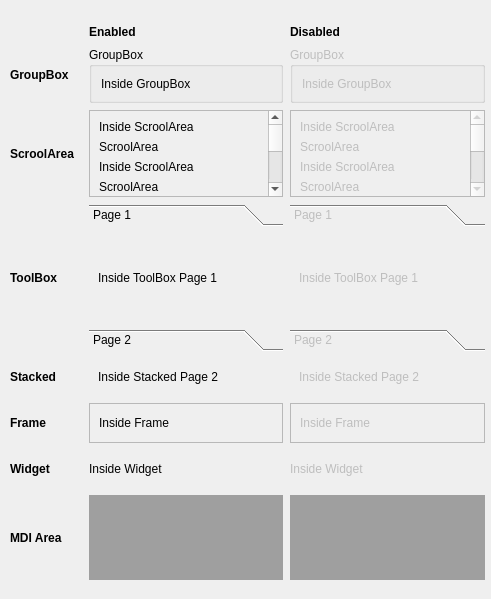
<?xml version="1.0" encoding="UTF-8"?>
<ui version="4.0">
 <class>Form</class>
 <widget class="QWidget" name="Form">
  <property name="geometry">
   <rect>
    <x>0</x>
    <y>0</y>
    <width>491</width>
    <height>599</height>
   </rect>
  </property>
  <property name="windowTitle">
   <string>Form</string>
  </property>
  <widget class="QStackedWidget" name="stackedWidget_2">
   <property name="geometry">
    <rect>
     <x>89</x>
     <y>358</y>
     <width>194</width>
     <height>38</height>
    </rect>
   </property>
   <property name="toolTip">
    <string>This is a tool tip</string>
   </property>
   <property name="statusTip">
    <string>This is a status tip</string>
   </property>
   <property name="whatsThis">
    <string>This is &quot;what is this&quot;</string>
   </property>
   <property name="currentIndex">
    <number>1</number>
   </property>
   <widget class="QWidget" name="page1_2">
    <layout class="QGridLayout" name="gridLayout_35">
     <item row="0" column="0">
      <widget class="QLabel" name="label_57">
       <property name="text">
        <string>Inside Stacked Page 1</string>
       </property>
      </widget>
     </item>
    </layout>
   </widget>
   <widget class="QWidget" name="page2_2">
    <layout class="QGridLayout" name="gridLayout_36">
     <item row="0" column="0">
      <widget class="QLabel" name="label_58">
       <property name="toolTip">
        <string>This is a tool tip</string>
       </property>
       <property name="statusTip">
        <string>This is a status tip</string>
       </property>
       <property name="whatsThis">
        <string>This is &quot;what is this&quot;</string>
       </property>
       <property name="text">
        <string>Inside Stacked Page 2</string>
       </property>
      </widget>
     </item>
    </layout>
   </widget>
  </widget>
  <widget class="QFrame" name="frameDis_2">
   <property name="enabled">
    <bool>false</bool>
   </property>
   <property name="geometry">
    <rect>
     <x>290</x>
     <y>403</y>
     <width>195</width>
     <height>40</height>
    </rect>
   </property>
   <property name="toolTip">
    <string>This is a tool tip</string>
   </property>
   <property name="statusTip">
    <string>This is a status tip</string>
   </property>
   <property name="whatsThis">
    <string>This is &quot;what is this&quot;</string>
   </property>
   <property name="frameShape">
    <enum>QFrame::StyledPanel</enum>
   </property>
   <property name="frameShadow">
    <enum>QFrame::Raised</enum>
   </property>
   <layout class="QGridLayout" name="gridLayout_40">
    <item row="0" column="0">
     <widget class="QLabel" name="label_8">
      <property name="toolTip">
       <string>This is a tool tip</string>
      </property>
      <property name="statusTip">
       <string>This is a status tip</string>
      </property>
      <property name="whatsThis">
       <string>This is &quot;what is this&quot;</string>
      </property>
      <property name="text">
       <string>Inside Frame</string>
      </property>
     </widget>
    </item>
   </layout>
  </widget>
  <widget class="QToolBox" name="toolBox_2">
   <property name="geometry">
    <rect>
     <x>89</x>
     <y>204</y>
     <width>194</width>
     <height>147</height>
    </rect>
   </property>
   <property name="toolTip">
    <string>This is a tool tip</string>
   </property>
   <property name="statusTip">
    <string>This is a status tip</string>
   </property>
   <property name="whatsThis">
    <string>This is &quot;what is this&quot;</string>
   </property>
   <property name="currentIndex">
    <number>0</number>
   </property>
   <widget class="QWidget" name="page_3">
    <property name="geometry">
     <rect>
      <x>0</x>
      <y>0</y>
      <width>194</width>
      <height>85</height>
     </rect>
    </property>
    <attribute name="label">
     <string>Page 1</string>
    </attribute>
    <layout class="QGridLayout" name="gridLayout_41">
     <item row="2" column="0">
      <widget class="QLabel" name="label_60">
       <property name="text">
        <string>Inside ToolBox Page 1</string>
       </property>
      </widget>
     </item>
    </layout>
   </widget>
   <widget class="QWidget" name="page_8">
    <property name="geometry">
     <rect>
      <x>0</x>
      <y>0</y>
      <width>148</width>
      <height>38</height>
     </rect>
    </property>
    <attribute name="label">
     <string>Page 2</string>
    </attribute>
    <layout class="QGridLayout" name="gridLayout_42">
     <item row="0" column="0">
      <widget class="QLabel" name="label_61">
       <property name="toolTip">
        <string>This is a tool tip</string>
       </property>
       <property name="statusTip">
        <string>This is a status tip</string>
       </property>
       <property name="whatsThis">
        <string>This is &quot;what is this&quot;</string>
       </property>
       <property name="text">
        <string>Inside ToolBox Page 2</string>
       </property>
      </widget>
     </item>
    </layout>
   </widget>
  </widget>
  <widget class="QLabel" name="label_132">
   <property name="geometry">
    <rect>
     <x>10</x>
     <y>450</y>
     <width>72</width>
     <height>38</height>
    </rect>
   </property>
   <property name="font">
    <font>
     <weight>75</weight>
     <bold>true</bold>
    </font>
   </property>
   <property name="text">
    <string>Widget</string>
   </property>
  </widget>
  <widget class="QLabel" name="label_124">
   <property name="geometry">
    <rect>
     <x>89</x>
     <y>24</y>
     <width>194</width>
     <height>16</height>
    </rect>
   </property>
   <property name="font">
    <font>
     <weight>75</weight>
     <bold>true</bold>
    </font>
   </property>
   <property name="text">
    <string>Enabled</string>
   </property>
  </widget>
  <widget class="QMdiArea" name="mdiAreaDis_2">
   <property name="enabled">
    <bool>false</bool>
   </property>
   <property name="geometry">
    <rect>
     <x>290</x>
     <y>495</y>
     <width>195</width>
     <height>85</height>
    </rect>
   </property>
   <widget class="QWidget" name="subwindow1Dis_2">
    <property name="windowTitle">
     <string>Subwindow</string>
    </property>
    <layout class="QVBoxLayout" name="verticalLayout_9">
     <item>
      <widget class="QLabel" name="label_111">
       <property name="text">
        <string>Inside MDI Area 1</string>
       </property>
      </widget>
     </item>
    </layout>
   </widget>
   <widget class="QWidget" name="subwindow2Dis_2">
    <property name="windowTitle">
     <string>Subwindow</string>
    </property>
    <layout class="QVBoxLayout" name="verticalLayout_10">
     <item>
      <widget class="QLabel" name="label_112">
       <property name="text">
        <string>Inside MDI Area 2 </string>
       </property>
      </widget>
     </item>
    </layout>
   </widget>
  </widget>
  <widget class="QGroupBox" name="groupBox_2">
   <property name="geometry">
    <rect>
     <x>89</x>
     <y>47</y>
     <width>194</width>
     <height>56</height>
    </rect>
   </property>
   <property name="toolTip">
    <string>This is a tool tip</string>
   </property>
   <property name="statusTip">
    <string>This is a status tip</string>
   </property>
   <property name="whatsThis">
    <string>This is &quot;what is this&quot;</string>
   </property>
   <property name="title">
    <string>GroupBox</string>
   </property>
   <layout class="QGridLayout" name="gridLayout_7">
    <item row="0" column="0">
     <widget class="QLabel" name="label_10">
      <property name="toolTip">
       <string>This is a tool tip</string>
      </property>
      <property name="statusTip">
       <string>This is a status tip</string>
      </property>
      <property name="whatsThis">
       <string>This is &quot;what is this&quot;</string>
      </property>
      <property name="text">
       <string>Inside GroupBox</string>
      </property>
     </widget>
    </item>
   </layout>
  </widget>
  <widget class="QLabel" name="label_127">
   <property name="geometry">
    <rect>
     <x>10</x>
     <y>47</y>
     <width>72</width>
     <height>56</height>
    </rect>
   </property>
   <property name="font">
    <font>
     <weight>75</weight>
     <bold>true</bold>
    </font>
   </property>
   <property name="text">
    <string>GroupBox</string>
   </property>
  </widget>
  <widget class="QScrollArea" name="scrollArea_2">
   <property name="geometry">
    <rect>
     <x>89</x>
     <y>110</y>
     <width>194</width>
     <height>87</height>
    </rect>
   </property>
   <property name="toolTip">
    <string>This is a tool tip</string>
   </property>
   <property name="statusTip">
    <string>This is a status tip</string>
   </property>
   <property name="whatsThis">
    <string>This is &quot;what is this&quot;</string>
   </property>
   <property name="widgetResizable">
    <bool>true</bool>
   </property>
   <widget class="QWidget" name="scrollAreaWidgetContents_2">
    <property name="geometry">
     <rect>
      <x>0</x>
      <y>0</y>
      <width>171</width>
      <height>222</height>
     </rect>
    </property>
    <layout class="QVBoxLayout" name="verticalLayout_14">
     <item>
      <widget class="QLabel" name="label_70">
       <property name="toolTip">
        <string>This is a tool tip</string>
       </property>
       <property name="statusTip">
        <string>This is a status tip</string>
       </property>
       <property name="whatsThis">
        <string>This is &quot;what is this&quot;</string>
       </property>
       <property name="text">
        <string>Inside ScroolArea</string>
       </property>
      </widget>
     </item>
     <item>
      <widget class="QLabel" name="label_71">
       <property name="toolTip">
        <string>This is a tool tip</string>
       </property>
       <property name="statusTip">
        <string>This is a status tip</string>
       </property>
       <property name="whatsThis">
        <string>This is &quot;what is this&quot;</string>
       </property>
       <property name="text">
        <string>ScroolArea </string>
       </property>
      </widget>
     </item>
     <item>
      <widget class="QLabel" name="label_75">
       <property name="toolTip">
        <string>This is a tool tip</string>
       </property>
       <property name="statusTip">
        <string>This is a status tip</string>
       </property>
       <property name="whatsThis">
        <string>This is &quot;what is this&quot;</string>
       </property>
       <property name="text">
        <string>Inside ScroolArea </string>
       </property>
      </widget>
     </item>
     <item>
      <widget class="QLabel" name="label_76">
       <property name="toolTip">
        <string>This is a tool tip</string>
       </property>
       <property name="statusTip">
        <string>This is a status tip</string>
       </property>
       <property name="whatsThis">
        <string>This is &quot;what is this&quot;</string>
       </property>
       <property name="text">
        <string>ScroolArea</string>
       </property>
      </widget>
     </item>
     <item>
      <widget class="QLabel" name="label_77">
       <property name="toolTip">
        <string>This is a tool tip</string>
       </property>
       <property name="statusTip">
        <string>This is a status tip</string>
       </property>
       <property name="whatsThis">
        <string>This is &quot;what is this&quot;</string>
       </property>
       <property name="text">
        <string>Inside ScroolArea</string>
       </property>
      </widget>
     </item>
     <item>
      <widget class="QLabel" name="label_78">
       <property name="toolTip">
        <string>This is a tool tip</string>
       </property>
       <property name="statusTip">
        <string>This is a status tip</string>
       </property>
       <property name="whatsThis">
        <string>This is &quot;what is this&quot;</string>
       </property>
       <property name="text">
        <string>ScroolArea</string>
       </property>
      </widget>
     </item>
     <item>
      <widget class="QLabel" name="label_79">
       <property name="toolTip">
        <string>This is a tool tip</string>
       </property>
       <property name="statusTip">
        <string>This is a status tip</string>
       </property>
       <property name="whatsThis">
        <string>This is &quot;what is this&quot;</string>
       </property>
       <property name="text">
        <string>Inside ScroolArea</string>
       </property>
      </widget>
     </item>
     <item>
      <widget class="QLabel" name="label_80">
       <property name="toolTip">
        <string>This is a tool tip</string>
       </property>
       <property name="statusTip">
        <string>This is a status tip</string>
       </property>
       <property name="whatsThis">
        <string>This is &quot;what is this&quot;</string>
       </property>
       <property name="text">
        <string>ScroolArea</string>
       </property>
      </widget>
     </item>
     <item>
      <widget class="QLabel" name="label_81">
       <property name="toolTip">
        <string>This is a tool tip</string>
       </property>
       <property name="statusTip">
        <string>This is a status tip</string>
       </property>
       <property name="whatsThis">
        <string>This is &quot;what is this&quot;</string>
       </property>
       <property name="text">
        <string>Inside ScroolArea</string>
       </property>
      </widget>
     </item>
    </layout>
   </widget>
  </widget>
  <widget class="QLabel" name="label_133">
   <property name="geometry">
    <rect>
     <x>10</x>
     <y>495</y>
     <width>72</width>
     <height>85</height>
    </rect>
   </property>
   <property name="font">
    <font>
     <weight>75</weight>
     <bold>true</bold>
    </font>
   </property>
   <property name="text">
    <string>MDI Area</string>
   </property>
  </widget>
  <widget class="QLabel" name="label_131">
   <property name="geometry">
    <rect>
     <x>10</x>
     <y>403</y>
     <width>39</width>
     <height>40</height>
    </rect>
   </property>
   <property name="font">
    <font>
     <weight>75</weight>
     <bold>true</bold>
    </font>
   </property>
   <property name="text">
    <string>Frame</string>
   </property>
  </widget>
  <widget class="QStackedWidget" name="stackedWidgetDis_2">
   <property name="enabled">
    <bool>false</bool>
   </property>
   <property name="geometry">
    <rect>
     <x>290</x>
     <y>358</y>
     <width>195</width>
     <height>38</height>
    </rect>
   </property>
   <property name="toolTip">
    <string>This is a tool tip</string>
   </property>
   <property name="statusTip">
    <string>This is a status tip</string>
   </property>
   <property name="whatsThis">
    <string>This is &quot;what is this&quot;</string>
   </property>
   <property name="currentIndex">
    <number>1</number>
   </property>
   <widget class="QWidget" name="page1Dis_2">
    <layout class="QGridLayout" name="gridLayout_37">
     <item row="0" column="0">
      <widget class="QLabel" name="label_113">
       <property name="text">
        <string>Inside Stacked Page 1</string>
       </property>
      </widget>
     </item>
    </layout>
   </widget>
   <widget class="QWidget" name="page2Dis_2">
    <layout class="QGridLayout" name="gridLayout_38">
     <item row="0" column="0">
      <widget class="QLabel" name="label_114">
       <property name="toolTip">
        <string>This is a tool tip</string>
       </property>
       <property name="statusTip">
        <string>This is a status tip</string>
       </property>
       <property name="whatsThis">
        <string>This is &quot;what is this&quot;</string>
       </property>
       <property name="text">
        <string>Inside Stacked Page 2</string>
       </property>
      </widget>
     </item>
    </layout>
   </widget>
  </widget>
  <widget class="QLabel" name="label_130">
   <property name="geometry">
    <rect>
     <x>10</x>
     <y>358</y>
     <width>72</width>
     <height>38</height>
    </rect>
   </property>
   <property name="font">
    <font>
     <weight>75</weight>
     <bold>true</bold>
    </font>
   </property>
   <property name="text">
    <string>Stacked</string>
   </property>
  </widget>
  <widget class="QGroupBox" name="groupBoxDis_2">
   <property name="enabled">
    <bool>false</bool>
   </property>
   <property name="geometry">
    <rect>
     <x>290</x>
     <y>47</y>
     <width>195</width>
     <height>56</height>
    </rect>
   </property>
   <property name="title">
    <string>GroupBox</string>
   </property>
   <layout class="QVBoxLayout" name="verticalLayout_4">
    <item>
     <widget class="QLabel" name="label_7">
      <property name="text">
       <string>Inside GroupBox</string>
      </property>
     </widget>
    </item>
   </layout>
  </widget>
  <widget class="QLabel" name="label_128">
   <property name="geometry">
    <rect>
     <x>10</x>
     <y>110</y>
     <width>72</width>
     <height>87</height>
    </rect>
   </property>
   <property name="font">
    <font>
     <weight>75</weight>
     <bold>true</bold>
    </font>
   </property>
   <property name="text">
    <string>ScroolArea</string>
   </property>
  </widget>
  <widget class="QWidget" name="widgetDis_2" native="true">
   <property name="enabled">
    <bool>false</bool>
   </property>
   <property name="geometry">
    <rect>
     <x>290</x>
     <y>450</y>
     <width>195</width>
     <height>38</height>
    </rect>
   </property>
   <property name="toolTip">
    <string>This is a tool tip</string>
   </property>
   <property name="statusTip">
    <string>This is a status tip</string>
   </property>
   <property name="whatsThis">
    <string>This is &quot;what is this&quot;</string>
   </property>
   <layout class="QGridLayout" name="gridLayout_44">
    <item row="0" column="0">
     <widget class="QLabel" name="label_125">
      <property name="toolTip">
       <string>This is a tool tip</string>
      </property>
      <property name="statusTip">
       <string>This is a status tip</string>
      </property>
      <property name="whatsThis">
       <string>This is &quot;what is this&quot;</string>
      </property>
      <property name="text">
       <string>Inside Widget</string>
      </property>
     </widget>
    </item>
   </layout>
  </widget>
  <widget class="QLabel" name="label_126">
   <property name="geometry">
    <rect>
     <x>290</x>
     <y>24</y>
     <width>195</width>
     <height>16</height>
    </rect>
   </property>
   <property name="font">
    <font>
     <weight>75</weight>
     <bold>true</bold>
    </font>
   </property>
   <property name="text">
    <string>Disabled</string>
   </property>
  </widget>
  <widget class="QScrollArea" name="scrollAreaDis_2">
   <property name="enabled">
    <bool>false</bool>
   </property>
   <property name="geometry">
    <rect>
     <x>290</x>
     <y>110</y>
     <width>195</width>
     <height>87</height>
    </rect>
   </property>
   <property name="toolTip">
    <string>This is a tool tip</string>
   </property>
   <property name="statusTip">
    <string>This is a status tip</string>
   </property>
   <property name="whatsThis">
    <string>This is &quot;what is this&quot;</string>
   </property>
   <property name="widgetResizable">
    <bool>true</bool>
   </property>
   <widget class="QWidget" name="scrollAreaWidgetContentsDis_2">
    <property name="geometry">
     <rect>
      <x>0</x>
      <y>0</y>
      <width>172</width>
      <height>222</height>
     </rect>
    </property>
    <layout class="QVBoxLayout" name="verticalLayout_13">
     <item>
      <widget class="QLabel" name="label_115">
       <property name="toolTip">
        <string>This is a tool tip</string>
       </property>
       <property name="statusTip">
        <string>This is a status tip</string>
       </property>
       <property name="whatsThis">
        <string>This is &quot;what is this&quot;</string>
       </property>
       <property name="text">
        <string>Inside ScroolArea</string>
       </property>
      </widget>
     </item>
     <item>
      <widget class="QLabel" name="label_116">
       <property name="toolTip">
        <string>This is a tool tip</string>
       </property>
       <property name="statusTip">
        <string>This is a status tip</string>
       </property>
       <property name="whatsThis">
        <string>This is &quot;what is this&quot;</string>
       </property>
       <property name="text">
        <string>ScroolArea </string>
       </property>
      </widget>
     </item>
     <item>
      <widget class="QLabel" name="label_117">
       <property name="toolTip">
        <string>This is a tool tip</string>
       </property>
       <property name="statusTip">
        <string>This is a status tip</string>
       </property>
       <property name="whatsThis">
        <string>This is &quot;what is this&quot;</string>
       </property>
       <property name="text">
        <string>Inside ScroolArea </string>
       </property>
      </widget>
     </item>
     <item>
      <widget class="QLabel" name="label_118">
       <property name="toolTip">
        <string>This is a tool tip</string>
       </property>
       <property name="statusTip">
        <string>This is a status tip</string>
       </property>
       <property name="whatsThis">
        <string>This is &quot;what is this&quot;</string>
       </property>
       <property name="text">
        <string>ScroolArea</string>
       </property>
      </widget>
     </item>
     <item>
      <widget class="QLabel" name="label_119">
       <property name="toolTip">
        <string>This is a tool tip</string>
       </property>
       <property name="statusTip">
        <string>This is a status tip</string>
       </property>
       <property name="whatsThis">
        <string>This is &quot;what is this&quot;</string>
       </property>
       <property name="text">
        <string>Inside ScroolArea</string>
       </property>
      </widget>
     </item>
     <item>
      <widget class="QLabel" name="label_120">
       <property name="toolTip">
        <string>This is a tool tip</string>
       </property>
       <property name="statusTip">
        <string>This is a status tip</string>
       </property>
       <property name="whatsThis">
        <string>This is &quot;what is this&quot;</string>
       </property>
       <property name="text">
        <string>ScroolArea</string>
       </property>
      </widget>
     </item>
     <item>
      <widget class="QLabel" name="label_121">
       <property name="toolTip">
        <string>This is a tool tip</string>
       </property>
       <property name="statusTip">
        <string>This is a status tip</string>
       </property>
       <property name="whatsThis">
        <string>This is &quot;what is this&quot;</string>
       </property>
       <property name="text">
        <string>Inside ScroolArea</string>
       </property>
      </widget>
     </item>
     <item>
      <widget class="QLabel" name="label_122">
       <property name="toolTip">
        <string>This is a tool tip</string>
       </property>
       <property name="statusTip">
        <string>This is a status tip</string>
       </property>
       <property name="whatsThis">
        <string>This is &quot;what is this&quot;</string>
       </property>
       <property name="text">
        <string>ScroolArea</string>
       </property>
      </widget>
     </item>
     <item>
      <widget class="QLabel" name="label_123">
       <property name="toolTip">
        <string>This is a tool tip</string>
       </property>
       <property name="statusTip">
        <string>This is a status tip</string>
       </property>
       <property name="whatsThis">
        <string>This is &quot;what is this&quot;</string>
       </property>
       <property name="text">
        <string>Inside ScroolArea</string>
       </property>
      </widget>
     </item>
    </layout>
   </widget>
  </widget>
  <widget class="QLabel" name="label_129">
   <property name="geometry">
    <rect>
     <x>10</x>
     <y>204</y>
     <width>72</width>
     <height>147</height>
    </rect>
   </property>
   <property name="font">
    <font>
     <weight>75</weight>
     <bold>true</bold>
    </font>
   </property>
   <property name="text">
    <string>ToolBox</string>
   </property>
  </widget>
  <widget class="QFrame" name="frame_2">
   <property name="geometry">
    <rect>
     <x>89</x>
     <y>403</y>
     <width>194</width>
     <height>40</height>
    </rect>
   </property>
   <property name="toolTip">
    <string>This is a tool tip</string>
   </property>
   <property name="statusTip">
    <string>This is a status tip</string>
   </property>
   <property name="whatsThis">
    <string>This is &quot;what is this&quot;</string>
   </property>
   <property name="frameShape">
    <enum>QFrame::StyledPanel</enum>
   </property>
   <property name="frameShadow">
    <enum>QFrame::Raised</enum>
   </property>
   <layout class="QGridLayout" name="gridLayout_43">
    <item row="0" column="0">
     <widget class="QLabel" name="label_9">
      <property name="toolTip">
       <string>This is a tool tip</string>
      </property>
      <property name="statusTip">
       <string>This is a status tip</string>
      </property>
      <property name="whatsThis">
       <string>This is &quot;what is this&quot;</string>
      </property>
      <property name="text">
       <string>Inside Frame</string>
      </property>
     </widget>
    </item>
   </layout>
  </widget>
  <widget class="QWidget" name="widget_2" native="true">
   <property name="geometry">
    <rect>
     <x>89</x>
     <y>450</y>
     <width>194</width>
     <height>38</height>
    </rect>
   </property>
   <property name="toolTip">
    <string>This is a tool tip</string>
   </property>
   <property name="statusTip">
    <string>This is a status tip</string>
   </property>
   <property name="whatsThis">
    <string>This is &quot;what is this&quot;</string>
   </property>
   <layout class="QGridLayout" name="gridLayout_39">
    <item row="0" column="0">
     <widget class="QLabel" name="label_59">
      <property name="toolTip">
       <string>This is a tool tip</string>
      </property>
      <property name="statusTip">
       <string>This is a status tip</string>
      </property>
      <property name="whatsThis">
       <string>This is &quot;what is this&quot;</string>
      </property>
      <property name="text">
       <string>Inside Widget</string>
      </property>
     </widget>
    </item>
   </layout>
  </widget>
  <widget class="QToolBox" name="toolBoxDis_2">
   <property name="enabled">
    <bool>false</bool>
   </property>
   <property name="geometry">
    <rect>
     <x>290</x>
     <y>204</y>
     <width>195</width>
     <height>147</height>
    </rect>
   </property>
   <property name="toolTip">
    <string>This is a tool tip</string>
   </property>
   <property name="statusTip">
    <string>This is a status tip</string>
   </property>
   <property name="whatsThis">
    <string>This is &quot;what is this&quot;</string>
   </property>
   <property name="currentIndex">
    <number>0</number>
   </property>
   <widget class="QWidget" name="page_6">
    <property name="geometry">
     <rect>
      <x>0</x>
      <y>0</y>
      <width>195</width>
      <height>85</height>
     </rect>
    </property>
    <attribute name="label">
     <string>Page 1</string>
    </attribute>
    <layout class="QGridLayout" name="gridLayout_29">
     <item row="2" column="0">
      <widget class="QLabel" name="label_109">
       <property name="text">
        <string>Inside ToolBox Page 1</string>
       </property>
      </widget>
     </item>
    </layout>
   </widget>
   <widget class="QWidget" name="page_7">
    <property name="geometry">
     <rect>
      <x>0</x>
      <y>0</y>
      <width>148</width>
      <height>38</height>
     </rect>
    </property>
    <attribute name="label">
     <string>Page 2</string>
    </attribute>
    <layout class="QGridLayout" name="gridLayout_34">
     <item row="0" column="0">
      <widget class="QLabel" name="label_110">
       <property name="toolTip">
        <string>This is a tool tip</string>
       </property>
       <property name="statusTip">
        <string>This is a status tip</string>
       </property>
       <property name="whatsThis">
        <string>This is &quot;what is this&quot;</string>
       </property>
       <property name="text">
        <string>Inside ToolBox Page 2</string>
       </property>
      </widget>
     </item>
    </layout>
   </widget>
  </widget>
  <widget class="QMdiArea" name="mdiArea_2">
   <property name="geometry">
    <rect>
     <x>89</x>
     <y>495</y>
     <width>194</width>
     <height>85</height>
    </rect>
   </property>
   <widget class="QWidget" name="subwindow1_2">
    <property name="windowTitle">
     <string>Subwindow</string>
    </property>
    <layout class="QVBoxLayout" name="verticalLayout_11">
     <item>
      <widget class="QLabel" name="label_29">
       <property name="text">
        <string>Inside MDI Area 1</string>
       </property>
      </widget>
     </item>
    </layout>
   </widget>
   <widget class="QWidget" name="subwindow2_2">
    <property name="windowTitle">
     <string>Subwindow</string>
    </property>
    <layout class="QVBoxLayout" name="verticalLayout_12">
     <item>
      <widget class="QLabel" name="label_56">
       <property name="text">
        <string>Inside MDI Area 2 </string>
       </property>
      </widget>
     </item>
    </layout>
   </widget>
  </widget>
 </widget>
 <resources/>
 <connections/>
</ui>
